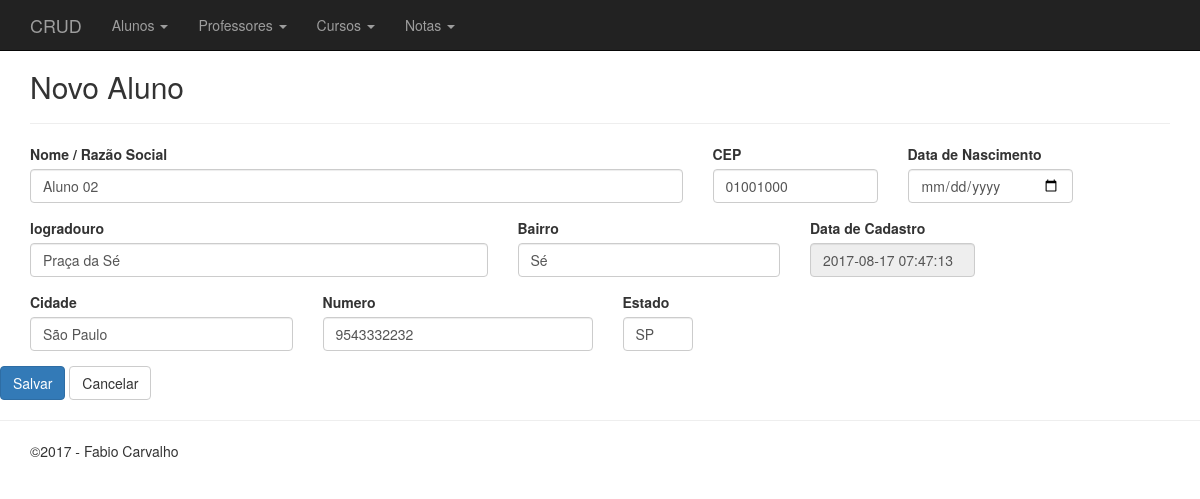
The app's page /view/edit-aluno.php?id=29 with its own data.
### tables this page shows
CREATE TABLE `aluno` (
  `id_aluno` int(11) NOT NULL,
  `nome` varchar(55) DEFAULT NULL,
  `data_nascimento` date DEFAULT NULL,
  `logradouro` varchar(55) DEFAULT NULL,
  `numero` varchar(55) DEFAULT NULL,
  `bairro` varchar(55) DEFAULT NULL,
  `cidade` varchar(55) DEFAULT NULL,
  `estado` varchar(55) DEFAULT NULL,
  `data_criacao` datetime DEFAULT NULL,
  `cep` varchar(55) DEFAULT NULL
);

### model/ConnectionFactory.php (called while the page is built, shortened)
<?php
	Class ConnectionFactory{
		public function getConnection(){
			$dbHost = "localhost";
			$dbUser = "root";
			$dbName = "bd_02";
			$dbPass = "";
			$connection = mysqli_connect($dbHost,$dbUser,$dbPass,$dbName);
			return $connection;
		}
	}
?>

### controller/alunoController.php (called while the page is built, shortened)
<?php
require_once("../model/AlunoDao.php");
require_once("../model/ConnectionFactory.php");
  $connection = new ConnectionFactory();
  $alunoDao = new AlunoDao($connection->getConnection());
  $alunos = $alunoDao->listar();
  function edit(){
    $connection = new ConnectionFactory();
    $alunoDao = new AlunoDao($connection->getConnection());
    if (isset($_GET['id'])) {
      $id = $_GET['id'];
      if (isset($_POST['nome'])) {
        $aluno = new Aluno();
        $aluno->setId($id);
        $aluno->setNome($_POST['nome']);
        $aluno->setDataNascimento($_POST['data_nascimento']);
        $aluno->setLogradouro($_POST['logradouro']);
        $aluno->setNumero($_POST['numero']);
        $aluno->setBairro($_POST['bairro']);
        $aluno->setCidade($_POST['cidade']);
        $aluno->setEstado($_POST['estado']);
        $aluno->setCep($_POST['cep']);
        if($alunoDao->edita($aluno)){
            header('location: alunos.php');
        }else{
            echo "error de atualizacao";
        }
      } else {
        $aluno = $alunoDao->selecionar($id);
      }
    } else {
      header('location: index.php');
    }
  }
?>

### model/AlunoDao.php (called while the page is built, shortened)
<?php
	class AlunoDao{
		private $connection;
		function __construct($connection){
			$this->connection = $connection;
		}
		public function listar(){
			$alunos = array();
			$query = "SELECT * FROM aluno";
			$result = mysqli_query($this->connection,$query);
			while($aluno_array = mysqli_fetch_array($result)){
				array_push($alunos, $aluno_array);
			}
			return $alunos;
		}
		public function selecionar($id){
			$query = "SELECT * FROM aluno WHERE id_aluno= '{$id}' ";
			$result = mysqli_query($this->connection,$query);
			$aluno = mysqli_fetch_assoc($result);
			$data = new DateTime($aluno['data_nascimento']);
			$aluno['data_nascimento'] = $data->format("d M, Y");
			return $aluno;
		}
	}
?>

### view/edit-aluno.php (the view, shortened to what this page needs)
<?php require_once '../controller/alunoController.php';
      edit();
 ?>
<h2>Novo Aluno</h2>
<form action="edit-aluno.php?id=<?php echo $aluno['id_aluno']; ?>" method="post">
  <hr />
  <div class="row">
    <div class="form-group col-md-7">
      <label for="name">Nome / Razão Social</label>
      <input type="text" id="nome" class="form-control" name="nome" value="<?php echo $aluno['nome']; ?>" required>
    </div>
    <div class="form-group col-md-2">
      <label for="campo3">CEP</label>
      <input type="text" id="cep" class="form-control" name="cep" value="<?php echo $aluno['cep']; ?>" required>
    </div>
    <div class="form-group col-md-2">
      <label for="campo3">Data de Nascimento</label>
      <input type="date" class="form-control" name="data_nascimento" value="<?php echo $aluno['data_nascimento']; ?>" required >
    </div>
  </div>
  <div class="row">
    <div class="form-group col-md-5">
      <label for="campo1">logradouro</label>
      <input type="text" id="rua" class="form-control" name="logradouro" value="<?php echo $aluno['logradouro']; ?>" required>
    </div>
    <div class="form-group col-md-3">
      <label for="campo2">Bairro</label>
      <input type="text" id="bairro" class="form-control" name="bairro" value="<?php echo $aluno['bairro']; ?>" required>
    </div>
    <div class="form-group col-md-2">
      <label for="campo3">Data de Cadastro</label>
      <input type="text" class="form-control" name="data_criacao" value="<?php echo $aluno['data_criacao']; ?>" disabled  >
    </div>
  </div>
  <div class="row">
    <div class="form-group col-md-3">
      <label for="campo1">Cidade</label>
      <input type="text" id="cidade" class="form-control" name="cidade"  value="<?php echo $aluno['cidade']; ?>" required >
    </div>
    <div class="row">
      <div class="form-group col-md-3">
        <label for="campo1">Numero</label>
        <input type="text" id="cidade" class="form-control" name="numero" value="<?php echo $aluno['numero']; ?>"  required>
      </div>
    <div class="form-group col-md-1">
      <label for="campo3">Estado</label>
      <input type="text" id="uf" class="form-control" name="estado" value="<?php echo $aluno['estado']; ?>" required>
    </div>
  <div id="actions" class="row">
    <div class="col-md-12">
      <button type="submit" class="btn btn-primary">Salvar</button>
      <a href="alunos.php" class="btn btn-default">Cancelar</a>
    </div>
  </div>
</form>

### view/header.php (style rules this page uses)
body { padding-top: 50px; padding-bottom: 20px; }

### records on screen
aluno: nome "Aluno 02", cep "01001000", logradouro "Praça da Sé", bairro "Sé", data_criacao "2017-08-17 07:47:13", cidade "São Paulo", numero "9543332232", estado "SP"
